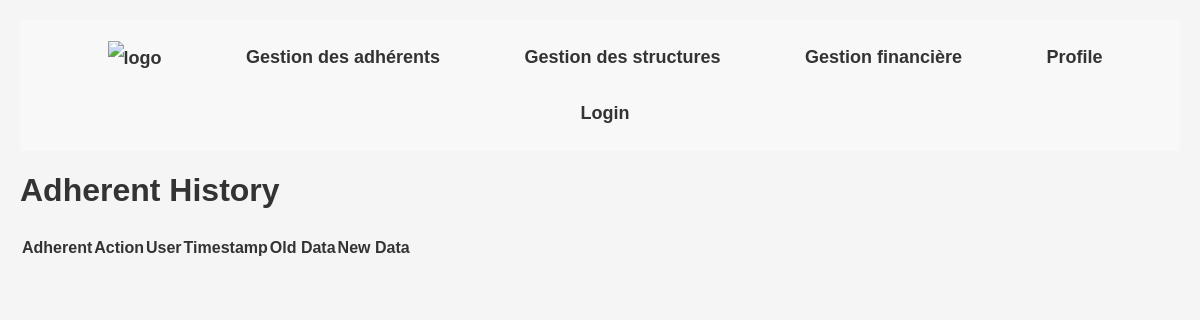
Before: /adherent_history/ with the older database file.
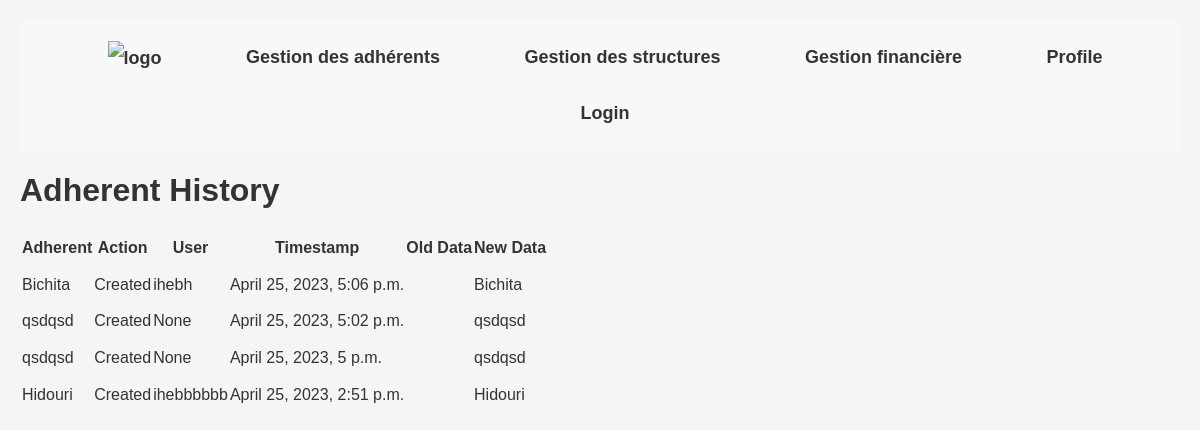
After: the same page with the newer database file.
### base/models.py (models this page shows)
class AdherentHistory(models.Model):
    user = models.ForeignKey(User, on_delete=models.CASCADE , blank=True, null=True)
    adherent = models.ForeignKey(Adherent, on_delete=models.CASCADE)
    action = models.CharField(max_length=10)
    old_data = models.TextField(blank=True, null=True)
    new_data = models.TextField(blank=True, null=True, default='nothing')
    timestamp = models.DateTimeField(default=timezone.now)

class Adherent(models.Model):
    user = models.ForeignKey(User, on_delete=models.CASCADE , default=None)
    code = models.CharField(max_length=8)
    structure = models.ForeignKey(Structure, on_delete=models.CASCADE , related_name='adherents', default = 1)
    TYPE_ADHERENT_CHOICES = (
        ('1', 'Membre fondateur'),
        ('2', 'Membre actif'),
        ('3', 'Membre actif jeune'),
        ('4', 'Soutien'),
        ('5', 'Membre d’honneur'),
    )
    type_adherent = models.CharField(max_length=1, choices=TYPE_ADHERENT_CHOICES)
    GENRE_CHOICES = (
        ('M', 'M.'),
        ('F', 'Mme.'),
    )
    genre = models.CharField(max_length=1, choices=GENRE_CHOICES)
    nom = models.CharField(max_length=50)
    prenom = models.CharField(max_length=50)
    DOCUMENT_IDENTITE_CHOICES = (
        ('CI', 'Carte d\'identité'),
        ('CS', 'Carte de séjour'),
    )
    numero_document_identite = models.CharField(max_length=8)
    nationalite = models.CharField(max_length=50)
    date_naissance = models.DateField()
    lieu_naissance = models.CharField(max_length=50)
    profession = models.CharField(max_length=50)
    telephone = models.CharField(max_length=20)
    email = models.EmailField(max_length=50)
    COMMISSION_CHOICES = (
        ('1', 'Enseignement, Sciences et Technologies'),
        ('2', 'Développement et emploi'),
        ('3', 'Santé et social'),
        ('4', 'Culture, tourisme et environnement'),
        ('5', 'Autre'),
    )
    commissions = models.CharField(max_length=5, choices=COMMISSION_CHOICES)
    date_adhesion = models.DateField(blank=True, null=True)
    date_depart = models.DateField(null=True, blank=True)
    motif_depart = models.CharField(max_length=50, null=True, blank=True)
    history = HistoricalRecords()
    def __str__(self):
        return self.nom

### base/views.py (the view)
# urls.py: path('adherent_history/', views.adherent_history, name='adherent_history'),
def adherent_history(request):
    history = AdherentHistory.objects.all().order_by('-timestamp')
    return render(request, 'base/adherent_history.html', {'history': history})

### base/templates/base/adherent_history.html
{% extends 'main.html' %}
{% block content %}
<h1>Adherent History</h1>
    <table>
        <thead>
            <tr>
                <th>Adherent</th>
                <th>Action</th>
                <th>User</th>
                <th>Timestamp</th>
                <th>Old Data</th>
                <th>New Data</th>
            </tr>
        </thead>
        <tbody>
            {% for entry in history %}
                <tr>
                    <td>{{ entry.adherent }}</td>
                    <td>{{ entry.action }}</td>
                    <td>{{ entry.user }}</td>
                    <td>{{ entry.timestamp }}</td>
                    <td>{{ entry.old_data }}</td>
                    <td>{{ entry.new_data }}</td>
                </tr>
            {% endfor %}
        </tbody>
    </table>
{% endblock %}

### templates/main.html (shortened to what this page needs)
{% load static %}
<!DOCTYPE html>
<html>
<head>
    <link rel='stylesheet' type="text/css" href="{%static '/css/style.css'%}" >
</head>
<body>
    {% include 'navbar.html' %}
    {% block content %}
    {% endblock %}
</body>
</html>

### templates/navbar.html (shortened to what this page needs)
<nav>
    <ul>
      <li><a href="#"><img src="logo.png" alt="logo"></a></li>
      <li><a href="{% url 'gestion_adherent' %}">Gestion des adhérents</a></li>
      <li><a href="{% url 'gestion_structure' %}">Gestion des structures</a></li>
      <li><a href="#">Gestion financière</a></li>
      <li><a href="#">Profile</a></li>
      {% if request.user.is_authenticated %}
      <li><a href="{% url 'logout' %}">Logout</a></li>
      {% else %}
      <li><a href="{% url 'login' %}">Login</a></li>
      {% endif %}
    </ul>
  </nav>

### static/css/style.css (style rules this page uses)
* { line-height: 26pt; padding: 0; margin: 30; box-sizing: border-box; }
body { font-family: Arial, sans-serif; background-color: #F5F5F5; color: #333333; margin: 10px; padding: 10px; }
nav { display: flex; align-items: center; }
li { list-style: none; }
a { text-decoration: none; color: #000; font-size: 18px; margin-left: 10px; padding: 10px 15px; border-radius: 50px; transition: background-color 0.2s ease; }
nav ul li { list-style-type:none; display: inline-block; padding: 10px; }
table { margin-top: 10px; justify-content: space-between; }

### templates/navbar.html (style rules this page uses)
nav { background-color: #f8f8f8; padding: 10px; }
ul { list-style: none; margin: 0; padding: 0; text-align: center; }
li { display: inline-block; margin: 0 10px; }
a { color: #333; text-decoration: none; font-weight: bold; }
img { height: 40px; vertical-align: middle; }

Changed rows visible on the page:
added AdherentHistory: adherent "Bichita", action "Created", user "ihebh", timestamp "April 25, 2023, 5:06 p.m.", new_data "Bichita"
added AdherentHistory: adherent "qsdqsd", action "Created", user "None", timestamp "April 25, 2023, 5:02 p.m.", new_data "qsdqsd"
added AdherentHistory: adherent "qsdqsd", action "Created", user "None", timestamp "April 25, 2023, 5 p.m.", new_data "qsdqsd"
added AdherentHistory: adherent "Hidouri", action "Created", user "ihebbbbbb", timestamp "April 25, 2023, 2:51 p.m.", new_data "Hidouri"
